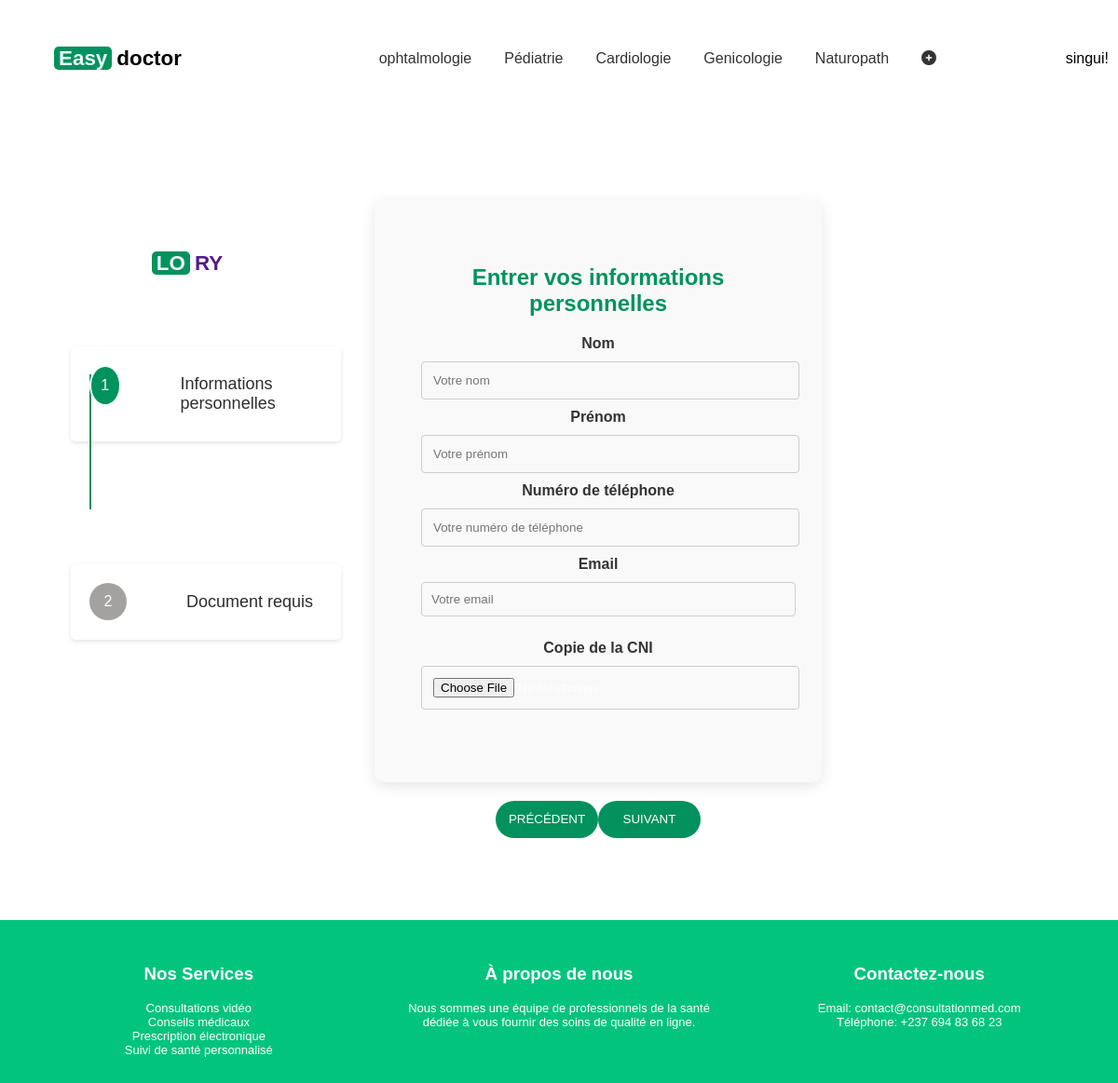
Screenshot of /registerdocteur.php (signed in) with the database file from the repository.
### tables this page shows
CREATE TABLE `specialiste` (
  `idspecialiste` int(255) NOT NULL,
  `nom` varchar(255) NOT NULL,
  `description` text NOT NULL
);

### registerdocteur.php (the view, shortened to what this page needs)
<?php
try {
    $pdo = new PDO('mysql:host=localhost;dbname=hosto_bd', 'root', '');
    $pdo->setAttribute(PDO::ATTR_ERRMODE, PDO::ERRMODE_EXCEPTION);
} catch (PDOException $e) {
    die("Connection failed: " . $e->getMessage());
}
$sql1 = "SELECT * FROM specialiste";
$stm1 = $pdo->prepare($sql1);
$stm1->execute();
$specialiste = $stm1->fetchAll(PDO::FETCH_ASSOC);
?>
<!DOCTYPE html>
<html lang="en">
<head>
    <link rel="stylesheet" href="icons/all.min.css">
    <link rel="stylesheet" href="css/patient.css">
    <link rel="stylesheet" href="css/index.css">
</head>
<body>
<header>
<?php include("inc/header.php"); ?>
    </header>
    <div id="page" class="site">
        <div class="contain">
            <div class="form-box">
                <div class="progress">
                    <div class="logo"><a href=""><span>LO</span>RY</a></div>
                    <ul class="progress-steps">
                        <li class="step"><span>1</span><p>Informations personnelles <br></p></li>
                        <li class="step"><span>2</span><p>Document requis <br></p></li>
                    </ul>
                </div>
                <form action="" method="POST" enctype="multipart/form-data">
                    <div class="form one form-step active">
                        <h2>Entrer vos informations personnelles</h2>
                        <div>
                            <label for="">Nom</label>
                            <input type="text" name="nom" placeholder="Votre nom" required>
                        </div>
                        <div>
                            <label for="">Prénom</label>
                            <input type="text" name="prenom" placeholder="Votre prénom" required>
                        </div>
                        <div>
                            <label for="">Numéro de téléphone</label>
                            <input type="tel" name="tel" placeholder="Votre numéro de téléphone" required>
                        </div>
                        <div>
                            <label for="">Email</label>
                            <input type="email" name="email" placeholder="Votre email" required>
                        </div>
                        <div>
                            <label>Copie de la CNI</label>
                            <input type="file" id="imageUpload" name="cni" accept="image/*" required>
                        </div><br>
                    </div>
                    <div class="btn-group">
                        <button type="button" class="btn-prev" disabled>PRÉCÉDENT</button>
                        <button type="button" class="btn-next">SUIVANT</button>
                    </div>
                </form>
            </div>
        </div>
    </div>
<footer>
<?php include("inc/footer.php"); ?>
</footer>
</body>
</html>

### inc/header.php (shortened to what this page needs)
<a href="#" class="logo"> <span>Easy</span>doctor</a>
<ul class="navbar" id="navbar">
    <?php if (isset($specialiste) && is_array($specialiste)): ?>
        <?php foreach ($specialiste as $specialiste): ?>
            <li>
            <a href="pages/specialiste.php?idspecialiste=<?php echo htmlspecialchars($specialiste['idspecialiste']); ?>">
                <?php echo htmlspecialchars($specialiste['nom']); ?>
            </a>
            </li>
        <?php endforeach; ?>
        <li class="dropdown">
        <a href="javascript:void(0);" onclick="toggleDropdown(event)">
            <i class="fa fa-plus-circle" aria-hidden="true"></i>
        </a>
    </li>
    <?php endif; ?>
</ul>
        <div class="main">
            <?php
if (isset($_SESSION['nom'])) {
    echo "" . htmlspecialchars($_SESSION['nom']) . "!";
}
?>
      </div>

### css/patient.css (style rules this page uses)
body { margin: 0; font-family: Arial, sans-serif; }
a { text-decoration: none; }
p { margin: 10px 0; }
h2 { font-size: 20px; margin-bottom: 20px; }
label { margin: 10px 0 5px; font-weight: bold; }
input[type="text"], input[type="tel"], input[type="email"], input[type="password"], select { width: 100%; padding: 12px; margin: 10px 0; border: 1px solid #ccc; border-radius: 4px; transition: border-color 0.3s, box-shadow 0.3s; }
button { width: 110px; height: 40px; border-radius: 50px; background: linear-gradient(to right, hsl(158, 97%, 29%), hsl(158, 97%, 29%)); border: none; color: white; cursor: pointer; transition: background-color 0.3s, transform 0.3s; }
.form-step { display: none; }
.form-step.active { display: block; }
.form-box { display: flex; flex-direction: row; margin-top: 5em; border-radius: 15px; }
.logo { font-size: 1.75em; font-weight: 800; color: rgb(0, 0, 0); padding: 40px 48px; text-align: center; }
.logo span { color: hsl(0, 0%, 100%); }
.progress { position: relative; padding: 1em; }
.progress ul.progress-steps { display: flex; flex-direction: column; align-items: center; justify-content: center; gap: 5em; }
.progress ul.progress-steps li { position: relative; display: flex; align-items: flex-start; margin-bottom: 2em; }
.progress ul.progress-steps li > span { position: relative; width: 40px; height: 40px; display: flex; align-items: center; justify-content: center; margin-right: 4em; border-radius: 50%; background-color: rgb(164, 162, 160); z-index: 3; }
.progress ul.progress-steps li.active > span { color: azure; background-color: hsl(158, 97%, 29%); border: 2px solid; z-index: 5; }
.progress ul.progress-steps li:not(:last-child)::before { content: ''; position: absolute; left: 20px; top: 30px; width: 2px; height: 145px; background-color: hsl(158, 97%, 29%); }
.form { display: flex; flex-direction: column; background-color: #f9f9f9; padding: 50px; border-radius: 10px; box-shadow: 0 4px 15px rgba(0, 0, 0, 0.1); margin-bottom: 20px; width: 380px; }
.form h2 { font-size: 24px; color: hsl(158, 97%, 29%); text-align: center; margin-bottom: 20px; }
label { margin: 10px 0 5px; font-weight: bold; color: #333; }
input[type="text"], input[type="tel"], input[type="email"], input[type="password"], input[type="file"] { width: 100%; padding: 12px; margin: 10px 0; border: 1px solid #ccc; border-radius: 4px; transition: border-color 0.3s, box-shadow 0.3s; }
.btn-group { display: flex; justify-content: center; margin-top: 20px; }
input[type="email"], input[type="password"] { padding: 10px; margin-bottom: 25px; }

### css/index.css (style rules this page uses)
body { margin: 0; font-family: Arial, sans-serif; }
.logo { color: black; font-weight: 700; font-size: 1.4rem; text-decoration: none; }
.logo span { background-color: hsl(158, 97%, 29%); color: aliceblue; padding: 0px 5px; border-radius: 5px; font-weight: 600; margin-right: 5px; }
.navbar { list-style: none; display: flex; gap: 15px; }
.navbar a { text-decoration: none; color: #333; }
.main { display: flex; align-items: center; gap: 15px; }
ul { list-style-type: none; }
header { display: flex; justify-content: space-between; align-items: center; padding: 10px; }
.navbar { list-style: none; display: flex; }
.navbar li { margin: 0 10px; }
.dropdown { position: static; cursor: auto; }
.contain { color: white; text-align: center; padding: 8px 0; position: relative; bottom: 0; width: 100%; display: grid; grid-template-columns: repeat(auto-fill, minmax(250px, 1fr)); gap: 10px; max-width: 1200px; margin: auto; }
.step { background: white; border-radius: 5px; box-shadow: 0 2px 5px rgba(0, 0, 0, 0.1); margin: 20px; padding: 20px; text-align: center; flex: 1 1 30%; min-width: 250px; }
.step p { color: #2e2d2d; text-align: justify; font-size: large; }
h2 { font-size: 2em; color: #ffffff; text-align: center; }
p { font-size: 1.2em; color: #fefbfb; }
input { background-color: transparent; border-radius: 10%; border-color: hsl(158, 97%, 39%); }
footer { background-color: hsl(158, 97%, 39%); color: white; text-align: center; padding: 8px 0; margin-top: 5em; position: relative; bottom: 0; width: 100%; }

### rows the page displays
specialiste: nom "ophtalmologie"
specialiste: nom "Pédiatrie"
specialiste: nom "Cardiologie"
specialiste: nom "Genicologie"
specialiste: nom "Naturopath"

### other values shown
$_SESSION['nom'] "singui"
